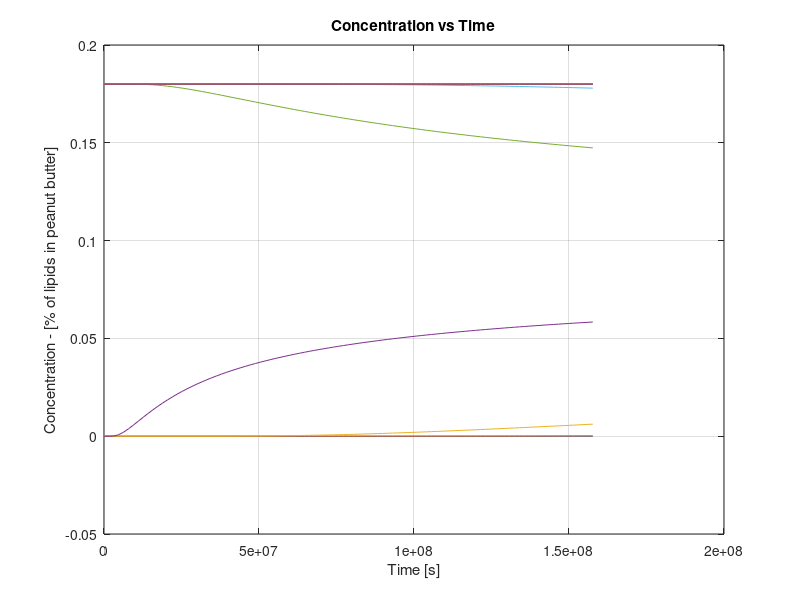
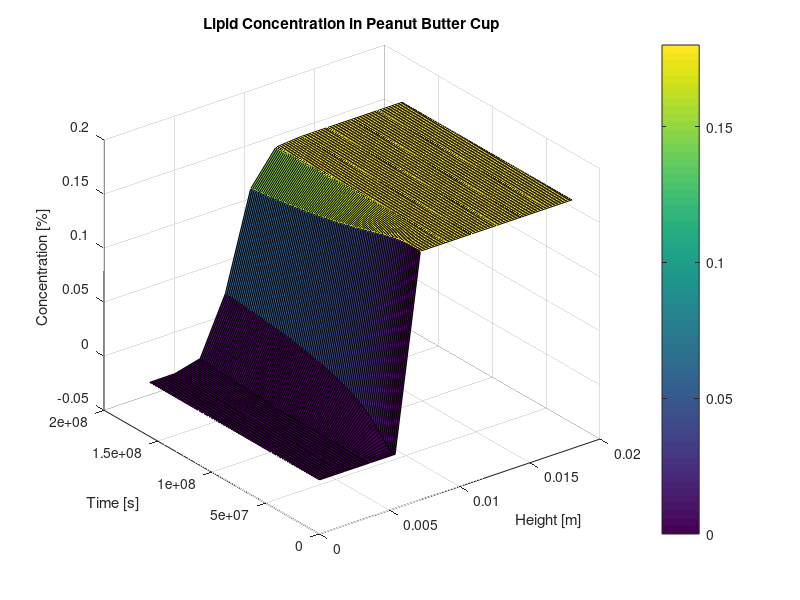
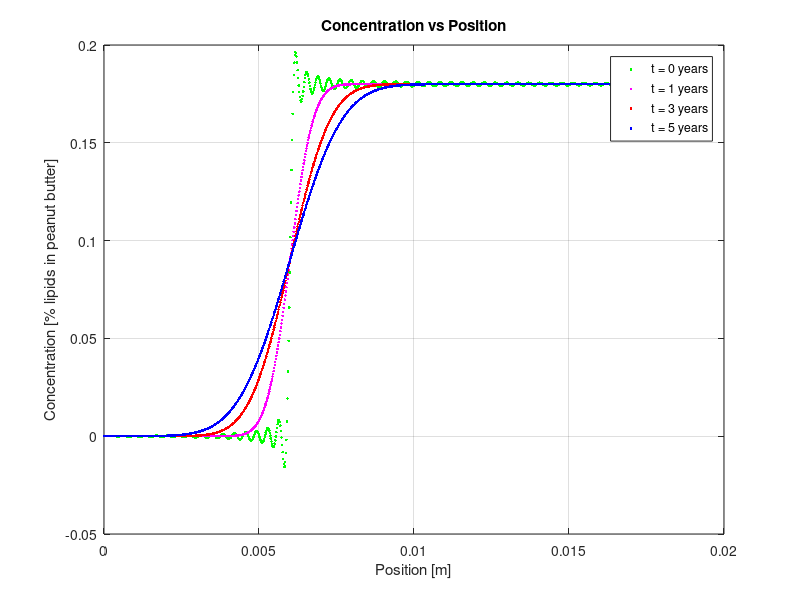

Reproduce these figures in MATLAB, in order.
% Modeling and Analysis of Physical and Biological Processes
% Student: Guilherme De Moura Araujo
%%
close all; clear all; clc;

%% Problem 1 a - Simplified analytical solution
% Assumptions:
% 1) Peanut butter cup has a cylindrical geometry;
% 2) Diffusivity is the same in both chocolat and peanut butter layers;
% 3) There's no migration of lipidis by capilarity;
% 4) The peanut butter cup is homogenous and isotropic;
% 5) No vapor pressure escapes to the outside;
% 6) Concentrations are the same in the interface;
% 7) Concentration does not change in the radial direction;
% 8) There's no chemical reaction between peanut buttter and the chocolat.


h = 0.018; % height [m]
hPb = 0.012; % peanut butter layer thickness [m]
hC = h-hPb; % chocolate layer thickness [m]
d = 5.5*10^-15; % diffusivity of the lipid in liquid [m2/s]
co = 0.18; % initial concentration [%]
dz = h/10; % [m]
tMax = (365*24*3600*5); % maximum time (5 years) [s]
dt = tMax/100; % time step [s]

tgrid = 0:dt:tMax;
zgrid = 0:dz:h;
[z,t] = meshgrid(zgrid , tgrid);
Sum = 0;
infSum = 1E4;

for n = 1:infSum
    Sin = sin(n * pi * hC/h);
    Cos = cos(n * pi * z/h);
    wn = n * pi/h;
    E = exp( -(wn^2) * d * t);
    Sum = Sum + (Sin * Cos .* E)/n;
end
 
C = co * (hPb/h - 2*Sum/pi);     % Simplified analytical solution
 
plot(t, C)
xlabel('Time [s]');
ylabel('Concentration - [% of lipids in peanut butter]');
grid;
title ('Concentration vs Time')

%% Problem 1b - Surface to produce plot of concentration vs. height and time
figure()
surf(z, t, C) % surface plot
colorbar
title ('Lipid Concentration in Peanut Butter Cup')
xlabel ('Height [m]');
ylabel ('Time [s]');
zlabel ('Concentration [%]');

%% Problem 1c - Different times
dz = h/1000; % [m]
zgrid = 0:dz:h;
[z,t] = meshgrid(zgrid , tgrid);

infSum = 1E2;

t0 = 0;
t1 = 365 * 24 * 3600;
t3 = 3 * 365 * 24 * 3600;
t5 = 5 * 365 * 24 * 3600;
Sum0 = 0;
Sum1 = 0;
Sum3 = 0;
Sum5 = 0;

for n = 1:infSum
    Sin = sin(n * pi * hC/h);
    Cos = cos(n * pi * z/h);
    wn = n * pi/h;
    E = exp( -(wn^2) * d * t0);
    Sum0 = Sum0 + (Sin * Cos .* E)/n;
end

C0 = co * (hPb/h - 2*Sum0/pi);

for n = 1:infSum
    Sin = sin(n * pi * hC/h);
    Cos = cos(n * pi * z/h);
    wn = n * pi/h;
    E = exp( -(wn^2) * d * t1);
    Sum1 = Sum1 + (Sin * Cos .* E)/n;
end

C1 = co * (hPb/h - 2*Sum1/pi);   

for n = 1:infSum
    Sin = sin(n * pi * hC/h);
    Cos = cos(n * pi * z/h);
    wn = n * pi/h;
    E = exp( -(wn^2) * d * t3);
    Sum3 = Sum3 + (Sin * Cos .* E)/n;
end

C3 = co * (hPb/h - 2*Sum3/pi);   

for n = 1:infSum
    Sin = sin(n * pi * hC/h);
    Cos = cos(n * pi * z/h);
    wn = n * pi/h;
    E = exp( -(wn^2) * d * t5);
    Sum5 = Sum5 + (Sin * Cos .* E)/n;
end

C5 = co * (hPb/h - 2*Sum5/pi); 

% Plots
x = z(1,:);
figure();
plot(x(1,:), C0(1,:),'g.', x, C1(1,:), 'm.', x, C3(1,:), 'r.', x, C5(1,:), 'b.')
xlabel('Position [m]');
ylabel('Concentration [% lipids in peanut butter]');
legend('t = 0 years', 't = 1 years', 't = 3 years', 't = 5 years')
grid;
title ('Concentration vs Position')

%% Problem 1d - Interpretation of results
% Lipid concentration migrates from the peanut butter to the chocolate
% layer over time. We can notice that for smaller heights (chocolate layer)
% the concentration is higher for higher times. In addition, there's a
% descontinuity in the edge between the two layers for t = 0, which
% suggests that there's no lipid migration for t = 0 (Which is true! Lipids 
% don't start to migrate right after the candy is made). Moreover, we can
% see that there's practically no differences in the concentrations (at any
% time) for h < 3 mm or h > 9 mm.

%% Problem 1e - Limitations of the model
% Two potential concerns of the model are regarded to the geometry chosen
% to represent this problem. A peanut butter cup is not actually a
% cylinder, and the assumption of isotropy is only given considereing the
% cylindrical geometry of the peanut butter cup. We can overcome these
% limitations by approaching the problem in a more realistic way, using
% numerical solutions instead of simplified analytical solutions. This
% allow us to model the perfect shape of the peanut butter cup, and
% therefore isotropy is also taken care by the numerical approach.
% Another concern is the assumption that diffusivity is the same for both
% layers, which is not necessarily true. We can overcome this issue by
% creating extra boundary conditions and setting up different
% coefficiens according to the layer we're analyzing. Something like:
% D = Dchoc, 0<h<0.006; D = Dpb, h>0.006.
